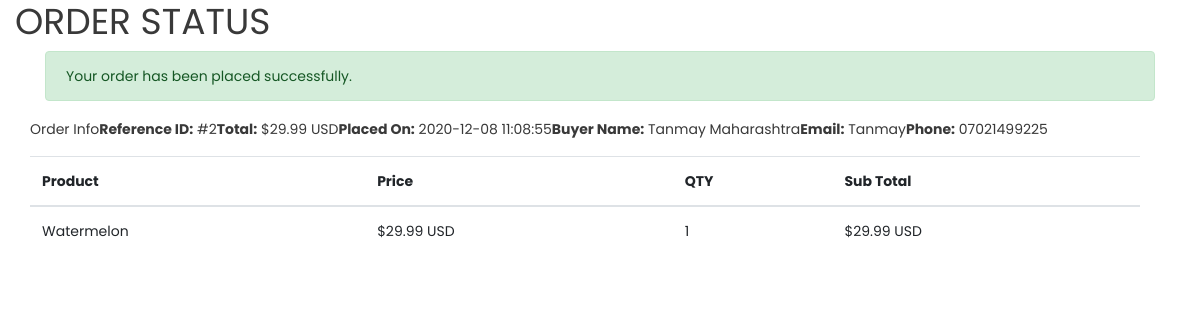
/orderSuccess.php?id=2, run on the app's committed database.
### tables this page shows
CREATE TABLE `orders` (
  `id` int(11) NOT NULL,
  `customer_id` int(11) NOT NULL,
  `grand_total` float(10,2) NOT NULL,
  `created` datetime NOT NULL,
  `status` enum('Pending','Completed','Cancelled') NOT NULL DEFAULT 'Pending'
);

CREATE TABLE `customers` (
  `id` int(11) NOT NULL,
  `first_name` varchar(25) NOT NULL,
  `last_name` varchar(25) NOT NULL,
  `email` varchar(50) NOT NULL,
  `phone` varchar(15) NOT NULL,
  `address` text NOT NULL,
  `postcode` int(11) NOT NULL,
  `city` varchar(15) NOT NULL,
  `state` varchar(15) NOT NULL,
  `country` varchar(25) NOT NULL,
  `order_notes` text NOT NULL,
  `created` datetime NOT NULL,
  `modified` datetime NOT NULL,
  `status` enum('1','0') NOT NULL DEFAULT '1' COMMENT '1=Active | 0=Inactive'
);

CREATE TABLE `order_items` (
  `id` int(11) NOT NULL,
  `order_id` int(11) NOT NULL,
  `product_id` int(11) NOT NULL,
  `quantity` int(5) NOT NULL
);

CREATE TABLE `products` (
  `id` int(11) NOT NULL,
  `name` varchar(200) NOT NULL,
  `description` text NOT NULL,
  `price` float(10,2) NOT NULL,
  `created` datetime NOT NULL,
  `modified` datetime NOT NULL,
  `status` enum('1','0') NOT NULL DEFAULT '1' COMMENT '1=Active | 0=Inactive',
  `img` text NOT NULL
);

### orderSuccess.php (the view, shortened to what this page needs)
<?php
require_once 'dbConfig.php';
$result = $db->query("SELECT r.*, c.first_name, c.last_name, c.email, c.phone FROM orders as r LEFT JOIN customers as c ON c.id = r.customer_id WHERE r.id = ".$_REQUEST['id']);
if($result->num_rows > 0){
    $orderInfo = $result->fetch_assoc();
}else{
    header("Location: index.php");
}
?>
<!DOCTYPE html>
<html lang="en">
<head>
<link href="assets/css/vendor/bootstrap.min.css" rel="stylesheet">
<link href="css/style.css" rel="stylesheet">
</head>
<body>
<div class="container">
    <h1>ORDER STATUS</h1>
    <div class="col-12">
        <?php if(!empty($orderInfo)){ ?>
            <div class="col-md-12">
                <div class="alert alert-success">Your order has been placed successfully.</div>
            </div>
            <div class="row col-lg-12 ord-addr-info">
                <div class="hdr">Order Info</div>
                <p><b>Reference ID:</b> #<?php echo $orderInfo['id']; ?></p>
                <p><b>Total:</b> <?php echo '$'.$orderInfo['grand_total'].' USD'; ?></p>
                <p><b>Placed On:</b> <?php echo $orderInfo['created']; ?></p>
                <p><b>Buyer Name:</b> <?php echo $orderInfo['first_name'].' '.$orderInfo['last_name']; ?></p>
                <p><b>Email:</b> <?php echo $orderInfo['email']; ?></p>
                <p><b>Phone:</b> <?php echo $orderInfo['phone']; ?></p>
            </div>
            <div class="row col-lg-12">
                <table class="table table-hover">
                    <thead>
                        <tr>
                            <th>Product</th>
                            <th>Price</th>
                            <th>QTY</th>
                            <th>Sub Total</th>
                        </tr>
                    </thead>
                    <tbody>
                        <?php
                        $result = $db->query("SELECT i.*, p.name, p.price FROM order_items as i LEFT JOIN products as p ON p.id = i.product_id WHERE i.order_id = ".$orderInfo['id']);
                        if($result->num_rows > 0){
                            while($item = $result->fetch_assoc()){
                                $price = $item["price"];
                                $quantity = $item["quantity"];
                                $sub_total = ($price*$quantity);
                        ?>
                        <tr>
                            <td><?php echo $item["name"]; ?></td>
                            <td><?php echo '$'.$price.' USD'; ?></td>
                            <td><?php echo $quantity; ?></td>
                            <td><?php echo '$'.$sub_total.' USD'; ?></td>
                        </tr>
                        <?php } } ?>
                    </tbody>
                </table>
            </div>
        <?php } else{ ?>
        <div class="col-md-12">
            <div class="alert alert-danger">Your order submission failed.</div>
        </div>
        <?php } ?>
    </div>
</div>
</body>
</html>

### data on the page
orders: id "2", grand_total "29.99", created "2020-12-08 11:08:55", customer.first_name "Tanmay", customer.last_name "Maharashtra", customer.email "Tanmay", customer.phone "07021499225"
order_items: product.name "Watermelon", product.price "29.99", quantity "1"
